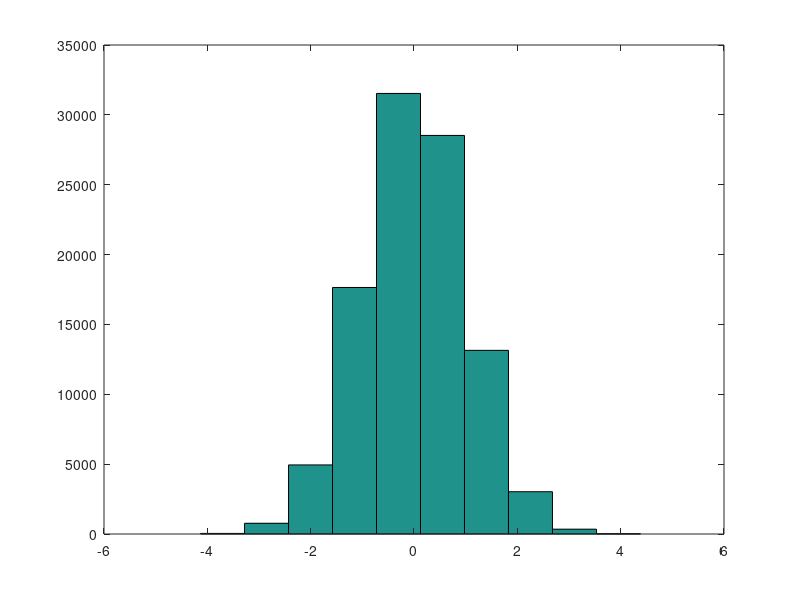

Write MATLAB code to recreate this figure.
Z = zeros(3,4);

O = ones(4,3);

I = eye(3,4);

fancy = reshape([1:15],5,3);
fancy_v = fancy(:);

Rnormal = randn(1e5,1);
Runiform = rand(1e5,1);

%%
% Rnormal*Runiform';

%%
hist(Rnormal)


